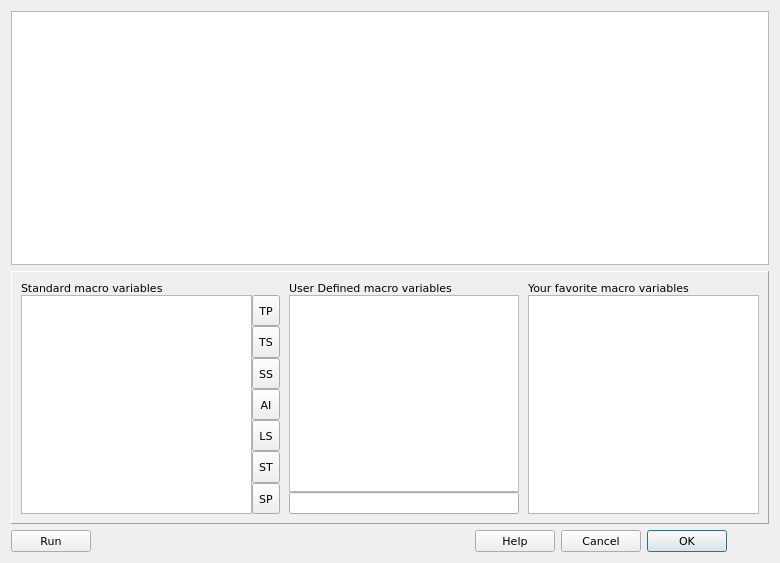
<?xml version="1.0" encoding="UTF-8"?>
<ui version="4.0">
 <class>MacroEditorDlg</class>
 <widget class="QDialog" name="MacroEditorDlg">
  <property name="geometry">
   <rect>
    <x>0</x>
    <y>0</y>
    <width>780</width>
    <height>563</height>
   </rect>
  </property>
  <property name="font">
   <font>
    <family>DejaVu Sans</family>
    <pointsize>8</pointsize>
   </font>
  </property>
  <property name="windowTitle">
   <string>Dialog</string>
  </property>
  <property name="windowIcon">
   <iconset resource="../qHostMonitor.qrc">
    <normaloff>:/img/hostMonitor.png</normaloff>:/img/hostMonitor.png</iconset>
  </property>
  <layout class="QVBoxLayout" name="verticalLayout_3">
   <item>
    <widget class="QPlainTextEdit" name="editScript"/>
   </item>
   <item>
    <widget class="QFrame" name="frame">
     <property name="frameShape">
      <enum>QFrame::Panel</enum>
     </property>
     <property name="frameShadow">
      <enum>QFrame::Raised</enum>
     </property>
     <layout class="QHBoxLayout" name="horizontalLayout">
      <property name="spacing">
       <number>9</number>
      </property>
      <item>
       <layout class="QGridLayout" name="gridLayout">
        <property name="spacing">
         <number>0</number>
        </property>
        <item row="0" column="0">
         <widget class="QLabel" name="lblStandartMacroVariables">
          <property name="sizePolicy">
           <sizepolicy hsizetype="Preferred" vsizetype="Maximum">
            <horstretch>0</horstretch>
            <verstretch>0</verstretch>
           </sizepolicy>
          </property>
          <property name="text">
           <string>Standard macro variables</string>
          </property>
         </widget>
        </item>
        <item row="1" column="0" rowspan="7">
         <widget class="QListWidget" name="listStandartMacroVariables">
          <property name="contextMenuPolicy">
           <enum>Qt::CustomContextMenu</enum>
          </property>
          <property name="editTriggers">
           <set>QAbstractItemView::NoEditTriggers</set>
          </property>
         </widget>
        </item>
        <item row="1" column="1">
         <widget class="QToolButton" name="btnTP">
          <property name="sizePolicy">
           <sizepolicy hsizetype="Preferred" vsizetype="Preferred">
            <horstretch>0</horstretch>
            <verstretch>0</verstretch>
           </sizepolicy>
          </property>
          <property name="minimumSize">
           <size>
            <width>0</width>
            <height>0</height>
           </size>
          </property>
          <property name="font">
           <font>
            <kerning>true</kerning>
           </font>
          </property>
          <property name="toolTip">
           <string>Test properties</string>
          </property>
          <property name="text">
           <string>TP</string>
          </property>
          <property name="checkable">
           <bool>true</bool>
          </property>
          <property name="autoExclusive">
           <bool>false</bool>
          </property>
          <property name="toolButtonStyle">
           <enum>Qt::ToolButtonTextOnly</enum>
          </property>
         </widget>
        </item>
        <item row="2" column="1">
         <widget class="QToolButton" name="btnTS">
          <property name="sizePolicy">
           <sizepolicy hsizetype="Preferred" vsizetype="Preferred">
            <horstretch>0</horstretch>
            <verstretch>0</verstretch>
           </sizepolicy>
          </property>
          <property name="minimumSize">
           <size>
            <width>0</width>
            <height>0</height>
           </size>
          </property>
          <property name="toolTip">
           <string>Test status</string>
          </property>
          <property name="text">
           <string>TS</string>
          </property>
          <property name="checkable">
           <bool>true</bool>
          </property>
          <property name="toolButtonStyle">
           <enum>Qt::ToolButtonTextOnly</enum>
          </property>
         </widget>
        </item>
        <item row="3" column="1">
         <widget class="QToolButton" name="btnSS">
          <property name="sizePolicy">
           <sizepolicy hsizetype="Preferred" vsizetype="Preferred">
            <horstretch>0</horstretch>
            <verstretch>0</verstretch>
           </sizepolicy>
          </property>
          <property name="toolTip">
           <string>Suggested status</string>
          </property>
          <property name="text">
           <string>SS</string>
          </property>
          <property name="checkable">
           <bool>true</bool>
          </property>
          <property name="toolButtonStyle">
           <enum>Qt::ToolButtonTextOnly</enum>
          </property>
         </widget>
        </item>
        <item row="4" column="1">
         <widget class="QToolButton" name="btnAI">
          <property name="sizePolicy">
           <sizepolicy hsizetype="Preferred" vsizetype="Preferred">
            <horstretch>0</horstretch>
            <verstretch>0</verstretch>
           </sizepolicy>
          </property>
          <property name="toolTip">
           <string>Acknowledgement info</string>
          </property>
          <property name="text">
           <string>AI</string>
          </property>
          <property name="checkable">
           <bool>true</bool>
          </property>
          <property name="toolButtonStyle">
           <enum>Qt::ToolButtonTextOnly</enum>
          </property>
         </widget>
        </item>
        <item row="5" column="1">
         <widget class="QToolButton" name="btnLS">
          <property name="sizePolicy">
           <sizepolicy hsizetype="Preferred" vsizetype="Preferred">
            <horstretch>0</horstretch>
            <verstretch>0</verstretch>
           </sizepolicy>
          </property>
          <property name="toolTip">
           <string>Last status</string>
          </property>
          <property name="text">
           <string>LS</string>
          </property>
          <property name="checkable">
           <bool>true</bool>
          </property>
          <property name="toolButtonStyle">
           <enum>Qt::ToolButtonTextOnly</enum>
          </property>
         </widget>
        </item>
        <item row="6" column="1">
         <widget class="QToolButton" name="btnST">
          <property name="sizePolicy">
           <sizepolicy hsizetype="Preferred" vsizetype="Preferred">
            <horstretch>0</horstretch>
            <verstretch>0</verstretch>
           </sizepolicy>
          </property>
          <property name="toolTip">
           <string>Statistics</string>
          </property>
          <property name="text">
           <string>ST</string>
          </property>
          <property name="checkable">
           <bool>true</bool>
          </property>
          <property name="toolButtonStyle">
           <enum>Qt::ToolButtonTextOnly</enum>
          </property>
         </widget>
        </item>
        <item row="7" column="1">
         <widget class="QToolButton" name="btnSP">
          <property name="sizePolicy">
           <sizepolicy hsizetype="Preferred" vsizetype="Preferred">
            <horstretch>0</horstretch>
            <verstretch>0</verstretch>
           </sizepolicy>
          </property>
          <property name="toolTip">
           <string>test method specific variables</string>
          </property>
          <property name="text">
           <string>SP</string>
          </property>
          <property name="checkable">
           <bool>true</bool>
          </property>
          <property name="toolButtonStyle">
           <enum>Qt::ToolButtonTextOnly</enum>
          </property>
         </widget>
        </item>
       </layout>
      </item>
      <item>
       <layout class="QVBoxLayout" name="verticalLayout_2">
        <property name="spacing">
         <number>0</number>
        </property>
        <item>
         <widget class="QLabel" name="lblUserDefinedMacroVariables">
          <property name="text">
           <string>User Defined macro variables</string>
          </property>
         </widget>
        </item>
        <item>
         <widget class="QListWidget" name="listUserDefinedMacroVariables">
          <property name="contextMenuPolicy">
           <enum>Qt::CustomContextMenu</enum>
          </property>
          <property name="editTriggers">
           <set>QAbstractItemView::NoEditTriggers</set>
          </property>
         </widget>
        </item>
        <item>
         <widget class="QLineEdit" name="lineUserDefinedMacroVariables"/>
        </item>
       </layout>
      </item>
      <item>
       <layout class="QVBoxLayout" name="verticalLayout">
        <property name="spacing">
         <number>0</number>
        </property>
        <item>
         <widget class="QLabel" name="lblFavoriteMacroVariables">
          <property name="text">
           <string>Your favorite macro variables</string>
          </property>
         </widget>
        </item>
        <item>
         <widget class="QListWidget" name="listFavoriteMacroVariables">
          <property name="contextMenuPolicy">
           <enum>Qt::CustomContextMenu</enum>
          </property>
          <property name="editTriggers">
           <set>QAbstractItemView::NoEditTriggers</set>
          </property>
         </widget>
        </item>
       </layout>
      </item>
     </layout>
    </widget>
   </item>
   <item>
    <layout class="QHBoxLayout" name="horizontalLayout_2">
     <item>
      <widget class="QPushButton" name="btnRun">
       <property name="text">
        <string>Run</string>
       </property>
      </widget>
     </item>
     <item>
      <spacer name="horizontalSpacer">
       <property name="orientation">
        <enum>Qt::Horizontal</enum>
       </property>
       <property name="sizeHint" stdset="0">
        <size>
         <width>40</width>
         <height>20</height>
        </size>
       </property>
      </spacer>
     </item>
     <item>
      <widget class="QDialogButtonBox" name="btnBox">
       <property name="layoutDirection">
        <enum>Qt::RightToLeft</enum>
       </property>
       <property name="orientation">
        <enum>Qt::Horizontal</enum>
       </property>
       <property name="standardButtons">
        <set>QDialogButtonBox::Cancel|QDialogButtonBox::Help|QDialogButtonBox::Ok</set>
       </property>
       <property name="centerButtons">
        <bool>true</bool>
       </property>
      </widget>
     </item>
    </layout>
   </item>
  </layout>
 </widget>
 <resources>
  <include location="../qHostMonitor.qrc"/>
  <include location="../qHostMonitor.qrc"/>
 </resources>
 <connections>
  <connection>
   <sender>btnBox</sender>
   <signal>accepted()</signal>
   <receiver>MacroEditorDlg</receiver>
   <slot>accept()</slot>
   <hints>
    <hint type="sourcelabel">
     <x>303</x>
     <y>545</y>
    </hint>
    <hint type="destinationlabel">
     <x>78</x>
     <y>560</y>
    </hint>
   </hints>
  </connection>
  <connection>
   <sender>btnBox</sender>
   <signal>rejected()</signal>
   <receiver>MacroEditorDlg</receiver>
   <slot>reject()</slot>
   <hints>
    <hint type="sourcelabel">
     <x>416</x>
     <y>541</y>
    </hint>
    <hint type="destinationlabel">
     <x>464</x>
     <y>559</y>
    </hint>
   </hints>
  </connection>
 </connections>
</ui>
